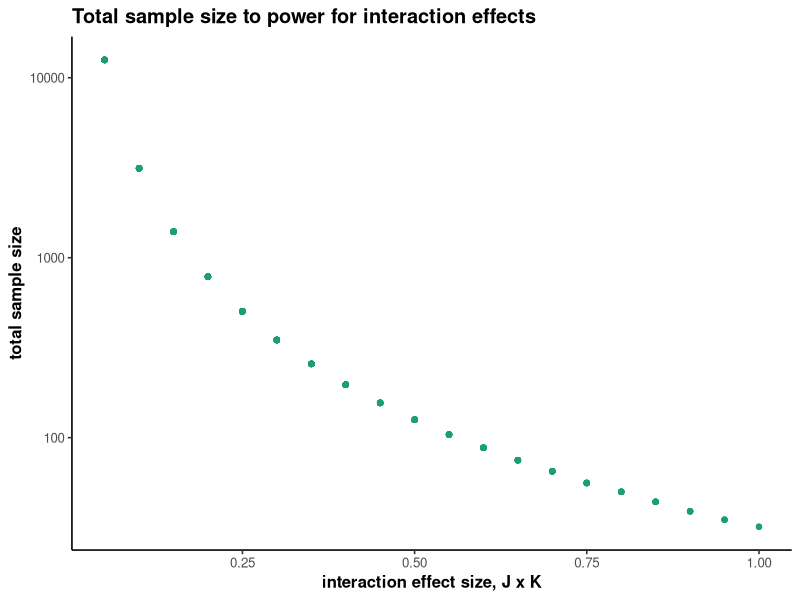
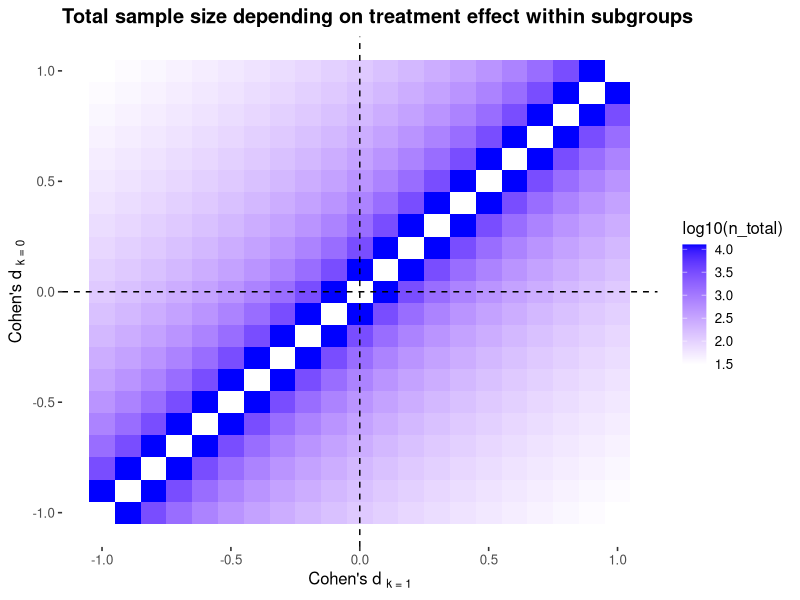

Reproduce these figures in R, in order.
# Sample size for 2 x 2 factorial design with different interaction shapes
# reversed interaction 
# partially attenuated interaction 
# fully attentuated interaction 

# function to calculate total sample size for interaction effect 
# d1: Cohen's d for treatment effect within subgroup1 
# d2: Cohen's d for treatment effect within subgroup2 

library(tidyverse)
library(dplyr)

#styling
cols <- RColorBrewer::brewer.pal(6, "Dark2")
theme_set(theme_classic(base_size = 12))
letter <- theme(plot.title = element_text(face="bold"),
                plot.subtitle = element_text(face="bold"),
                axis.title = element_text(face = "bold"))


# Given is 
# J = {0,1} (e.g. treatment, intervention)
# K = {0,1} (e.g. male, female)
# in a 2 x 2 design 
# The interaction effect J x K 
# expressed the difference between treatment effect within 
# each level K 
# (mean[1,0] - mean[0,0]) - (mean[1,1] - mean[0,1]) / 2 * pooled standard deviation 
# to reduce complexity we assume pooledSD = 1



# function to calculate the interaction effect size 
# ref: Sommet et al. 2022

calculate_es_interaction <- function(d1, d2, power = 0.8, sdpooled = 1, alpha = 0.05) {
  numerator <- (4 * (qnorm(1 - alpha/2)+qnorm(power))^2)
  
  es_interaction <- abs((d1 - d2)/(2*sdpooled))
}

# function to calculate the total sample size to power for the interaction effect size 
# ref: Sommet et al. 2022 

calculate_ntotal <- function(d1, d2, power = 0.8, sdpooled = 1, alpha = 0.05) {
  numerator <- (4 * (qnorm(1 - alpha/2)+qnorm(power))^2)
  
  es_interaction <- abs((d1 - d2)/(2*sdpooled))
  
  ntotal <- numerator/(es_interaction^2)
}



# We set values for Cohen's d of the treatment effect for values of factor K equaling 
# K = 1 (d1) and K = 2 (d2)

d1 <- seq(from = -1, to = 1, by = 0.1)
d2 <- seq(from = -1, to = 1, by = 0.1)


# here we combine different values of treatment effect in K = 1 and K = 2 
df <- expand.grid(d1 = d1, d2 = d2)

# We are deleting rows in which the treatment effect of K = 1 equals the treatment effect 
# in K = 2. Under this scenario, no interaction is observable. 
df <- df%>%
        mutate(ntotal = NA, 
               delete = c(df$d1 == df$d2))%>%
        filter(delete == FALSE)

df <- df%>%dplyr::select(d1, d2, ntotal)


# We are adding the values of the interaction effect size and the total sample size 
# calculated with the functions ´calculate_es_interaction´ and ´calculate_es_interaction´
# for now with power = 0.8 . 

for (i in 1:nrow(df)) {
  df$ntotal[i]<-calculate_ntotal(d1 = df$d1[i], df$d2[i])
  df$round_ntotal[i]<-ceiling(df$ntotal[i])
  df$es_interaction[i] <- calculate_es_interaction(d1 = df$d1[i], d2 = df$d2[i])
}


df$log_ntotal <- log10(df$ntotal)


ggplot(data = df) + 
  geom_point(mapping = aes(x = es_interaction, y = round_ntotal), color = cols[1])+
  scale_y_log10()+
  labs(title = "Total sample size to power for interaction effects")+
  xlab("interaction effect size, J x K")+
  ylab("total sample size")+
  letter


logvalues <- c(1.5, 2, 2.5, 3, 3.5, 4)
trans <- ceiling(10^logvalues)

ggplot(data = df) + 
  geom_tile(mapping = aes(x = d1, y = d2, fill = log_ntotal))+
  geom_hline(yintercept = 0, linetype = "dashed")+
  geom_vline(xintercept = 0, linetype = "dashed")+
  scale_fill_gradient(low="white", high="blue", name = "log10(n_total)")+ 
  labs(title = "Total sample size depending on treatment effect within subgroups")+
  xlab(expression("Cohen's d "["k = 1"]))+ 
  ylab(expression("Cohen's d "["k = 0"]))+
  theme(axis.line = element_blank(),
        plot.title = element_text(face="bold"),
        plot.subtitle = element_text(face="bold"),
        axis.title = element_text(face = "bold"))


